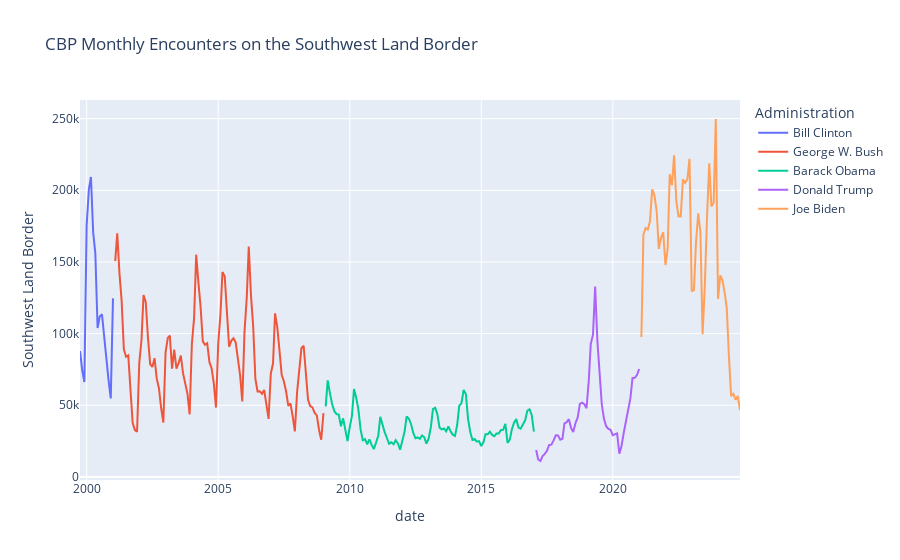

The code cell stored with this chart in its notebook:
### Code cell
px.line(
    df,
    x="date",
    y="Southwest Land Border",
    title="CBP Monthly Encounters on the Southwest Land Border",
    color="Administration",
)
